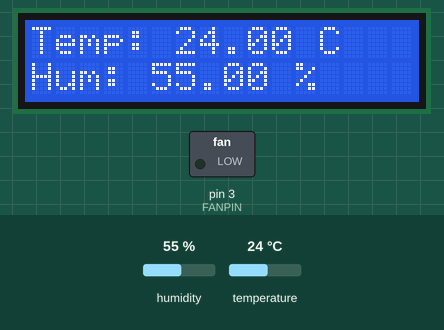
This sketch was run on a simulated Arduino Uno, built with avr-gcc and run on an emulated ATmega328P. Parts: 16×2 character LCD, switched loads named in the sketch (green lamp = pin HIGH). Inputs (shaded band) come from the test bench; at power-on: temperature 24 °C, humidity 55 %. What the sketch prints to the serial monitor is not drawn.

Above: at 1.2 s.
1.3 s: temperature set to 34 °C
At 4.8 s:
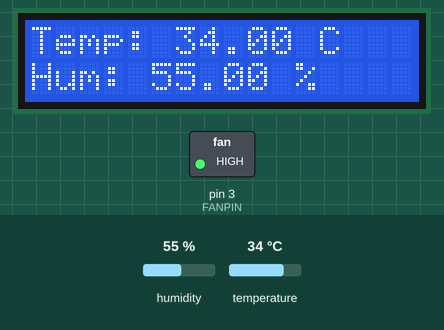
7.3 s: temperature set to 37 °C
At 11.4 s:
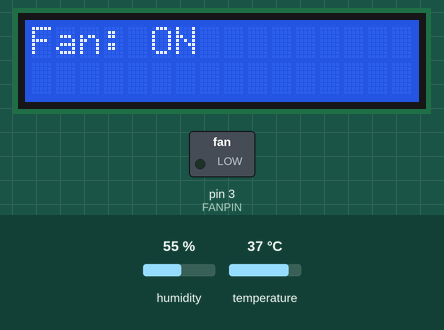
13.3 s: humidity set to 22 %
At 17.4 s:
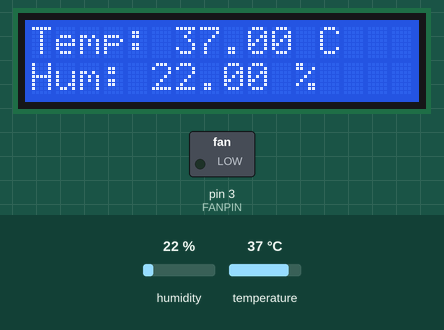
19.3 s: humidity set to 40 %
At 21.2 s:
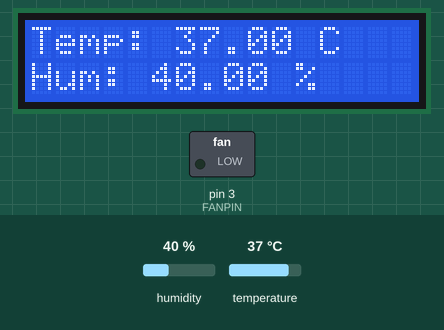
Timing chart, 0 to 22.7 s (numbered marks = the images above; inputs shaded):
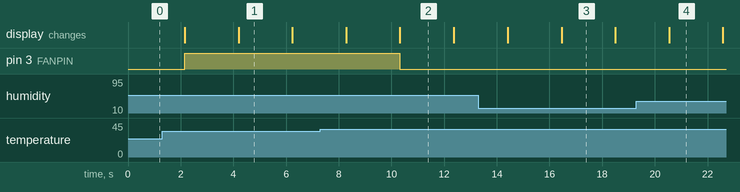

Measured:
- the behaviour switches between 35 and 36 °C on temperature (found by bisection; images 1 and 2)
- after the input at 1.3 s, the display: first differs from a run without the input after 2.9 s (image 1)
- after the input at 7.3 s, pin 3 (FANPIN): HIGH → LOW after 3.0 s; the display: first changes after 0.99 s (image 2 shows a later state)
- after the input at 13.3 s, the display: first differs from a run without the input after 3.2 s (image 3)
- after the input at 19.3 s, the display: changes after 1.2 s (image 4)
- what the display in image 1 shows lasts 2.0 s, from 4.2 s to 6.2 s
- what the display in image 2 shows lasts 2.1 s, from 10.3 s to 12.4 s

The sketch:

temperature_humidity.ino
```cpp
#include <Wire.h>
#include <LiquidCrystal_I2C.h>
#include <DHT.h>

#define DHTPIN 2
#define DHTTYPE DHT11

#define FANPIN 3

DHT dht(DHTPIN, DHTTYPE);
LiquidCrystal_I2C lcd(0x27, 16, 2);

enum DisplayState {
  TEMP_HUM_DISPLAY,
  FAN_STATUS_DISPLAY
};

DisplayState currentState = TEMP_HUM_DISPLAY;

void setup() {
  Serial.begin(9600);
  dht.begin();
  lcd.init();
  lcd.backlight();
  pinMode(FANPIN, OUTPUT);
}

void loop() {
  switch (currentState) {
    case TEMP_HUM_DISPLAY:
      displayTempHum();
      delay(2000); // Display temperature and humidity for 2 seconds
      currentState = FAN_STATUS_DISPLAY;
      break;

    case FAN_STATUS_DISPLAY:
      displayFanStatus();
      delay(2000); // Display fan status for 2 seconds
      currentState = TEMP_HUM_DISPLAY;
      break;
  }
}

void displayTempHum() {
  float temperature = dht.readTemperature();
  float humidity = dht.readHumidity();

  if (isnan(temperature) || isnan(humidity)) {
    Serial.println("Failed to read from DHT sensor!");
    return;
  }

  lcd.clear();
  lcd.setCursor(0, 0);
  lcd.print("Temp: ");
  lcd.print(temperature);
  lcd.print(" C");

  lcd.setCursor(0, 1);
  lcd.print("Hum: ");
  lcd.print(humidity);
  lcd.print(" %");
}

void displayFanStatus() {
  lcd.clear();
  lcd.setCursor(0, 0);
  lcd.print("Fan: ");

  float temperature = dht.readTemperature();

  if (temperature > 35) {
    digitalWrite(FANPIN, LOW);
    lcd.print("ON");
    Serial.println("Temperature is too high! Turning on fan...");
  } else {
    digitalWrite(FANPIN, HIGH);
    lcd.print("OFF");
  }
}
```
